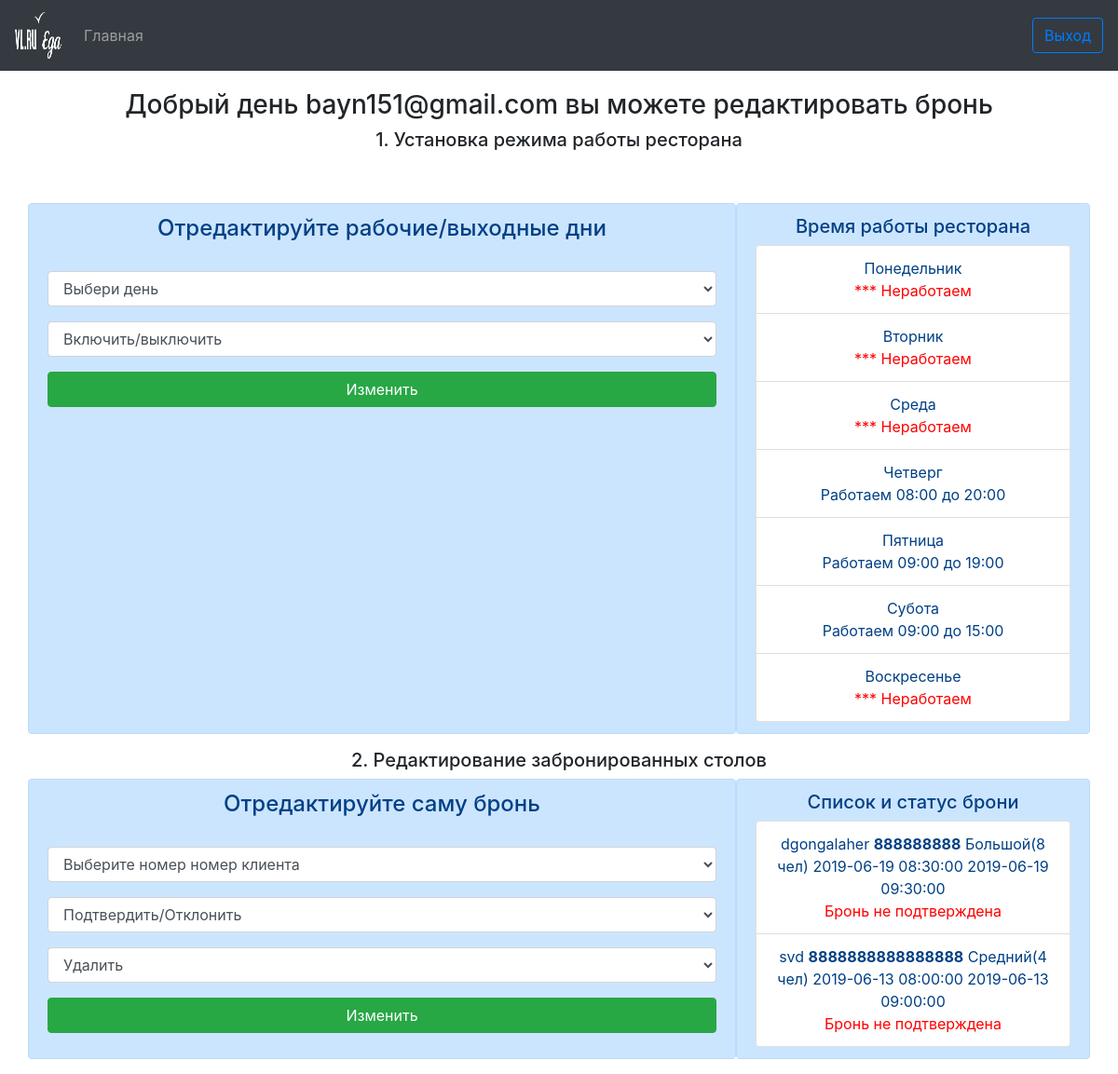
Screenshot of /admin (signed in) with the database file from the repository.
### tables this page shows
CREATE TABLE `os_days` (
  `id_day` int(2) NOT NULL,
  `name_day` varchar(20) DEFAULT NULL,
  `status_day` int(1) DEFAULT NULL,
  `startwork_day` time DEFAULT NULL,
  `endwork_day` time DEFAULT NULL,
  `number_day` int(1) DEFAULT NULL
);

CREATE TABLE `os_order` (
  `id_table` int(6) UNSIGNED NOT NULL,
  `name` varchar(30) DEFAULT NULL,
  `tel` varchar(20) DEFAULT NULL,
  `stol` varchar(50) DEFAULT NULL,
  `time_order` timestamp NULL DEFAULT CURRENT_TIMESTAMP,
  `data_order` varchar(255) NOT NULL,
  `data_time` varchar(255) NOT NULL,
  `period` varchar(255) DEFAULT NULL,
  `data_minutes` varchar(255) DEFAULT NULL,
  `start_order` datetime NOT NULL,
  `end_order` datetime DEFAULT NULL,
  `status_order` int(250) NOT NULL
);

### config/routes.php (called while the page is built)
<?php
return [
    'chord' => 'chord/index',
    'chdate' => 'chdate/index',
    'regist' => 'regist/registr',
    'singin' => 'regist/login',
    'admin'                   => 'admin/index',
    'order'                   => 'order/index',
    'error'                   => 'error/index',
    'spasibo'                 => 'spasibo/index',
    '([0-9a-z]+).([0-9a-z]+)' => 'index/index',
    '([0-9a-z]+)'             => 'index/index',
    ''                        => 'index/index',
];

### controllers/AdminController.php (called while the page is built)
<?php
class AdminController
{
    public function actionIndex()
    {
        $userId = Registr::checkLogged();
        $user = Registr::getUserById($userId);
        require_once(ROOT . '/views/admin.php');
        return true;
    }
}

### index.php (called while the page is built, shortened)
<?php
$router = new Router();
$router->run();

### models/Registr.php (called while the page is built, shortened)
<?php
class Registr
{
    public static function getUserById($id)
    {
        if ($id) {
            $db = Db::getConection();
            $sql = 'SELECT * FROM admins WHERE id = :id';
            $result = $db->prepare($sql);
            $result->bindParam(':id', $id, PDO::PARAM_INT);
            $result->setFetchMode(PDO::FETCH_ASSOC);
            $result->execute();
            return $result->fetch();
        }
    }
}

### models/Days.php (called while the page is built, shortened)
<?php
class Days
{
    public static function getDays()
    {
        $bd = Db::getConection();
        $sql = 'SELECT * FROM  os_days';
        $checkOrder = $bd->prepare($sql);
        $checkOrder->execute();
        $resultCheck = $checkOrder->fetchAll();
        return $resultCheck;
    }
}

### models/Chord.php (called while the page is built, shortened)
<?php
class Chord
{
    public static function getorders()
    {
        $bd = Db::getConection();
        $sql = 'SELECT `name`, `tel`, `stol`, `start_order`, `end_order`, `status_order` FROM `os_order` ';
        $result = $bd->prepare($sql);
        $result->execute();
        $resCheck = $result->fetchAll();
        return $resCheck;
    }
}

### views/admin.php (the view, shortened to what this page needs)
    <!doctype html>
    <html lang="en">
    <head>
        <link rel="stylesheet" href="https://stackpath.bootstrapcdn.com/bootstrap/4.3.1/css/bootstrap.min.css"
>
        <link rel="stylesheet" type="text/css" href="template/css/admin.css"/>
    </head>
<body>
<nav class="navbar fixed-top navbar-expand-lg navbar navbar-dark bg-dark">
    <a class="navbar-brand" href="#">
        <img src="template/images/logo-vl-eda@2x.png" width="50" height="50" class="d-inline-block align-top"
             alt="">
    </a>
    <div class="collapse navbar-collapse" id="navbarSupportedContent">
        <ul class="navbar-nav mr-auto">
            <li class="nav-item ">
                <a class="nav-link" href="/">Главная<span class="sr-only">(current)</span></a>
            </li>
        </ul>
        <button class="btn btn-outline-primary my-2 my-sm-0"><a href='/' target="_blank">Выход</a>
        </button>
    </div>
</nav>
<br/><br/><br/><br/>
<center>
    <h3>Добрый день <?= $user['email']; ?> вы можете редактировать бронь<h3/>
</center>
<div class="container">
    <div class="row justify-content-center">
        <div class="col">
            <h5> 1. Установка режима работы ресторана</h5>
        </div>
    </div>
</div>
<br>
<br>
<div class="container" id="foform">
    <div class="row justify-content-center">
        <div class="alert alert-primary col-12 col-lg-8">
            <h4> Отредактируйте рабочие/выходные дни</h4><br>
            <form id="form" method="post" action="chdate">
                <div class="form-row">
                    <div class="form-group col-12">
                        <select id="days" name="name_day" class="form-control">
                            <option selected>Выбери день</option>
                        </select>
                    </div>
                </div>
                <div class="form-row">
                    <div class="form-group col-12">
                        <select id="status" name="status_day" class="form-control">
                            <option selected>Включить/выключить</option>
                        </select>
                    </div>
                </div>
                <div class="row">
                    <div class="col-12">
                        <input id="send" type="submit" name="submit" class="btn btn-success btn-block"
                               value="Изменить"/>
                    </div>
                </div>
            </form>
        </div>
        <div class="alert alert-primary col-12 col-lg-4">
            <h5>Время работы ресторана</h5>
            <ul class="list-group">
                <?php
                $arrD = Days::getDays();
                foreach ($arrD as $listD) { ?>
                    <li class="list-group-item"><?php echo $listD['name_day'] . '<br>';
                        if ($listD['status_day']) {
                            echo 'Работаем ' . substr($listD['startwork_day'], 0, 5) . ' до ' . substr($listD['endwork_day'], 0, 5);
                        } else echo ' <font  color="red" >*** Неработаем</font>'; ?>
                    </li>
                <?php } ?>
            </ul>
        </div>
    </div>
</div>
<div class="container">
    <div class="row justify-content-center">
        <div class="col">
            <h5> 2. Редактирование  забронированных столов</h5>
        </div>
    </div>
</div>
<div class="container" id="foform">
    <div class="row justify-content-center">
        <div class="alert alert-primary col-12 col-lg-8">
            <h4> Отредактируйте саму бронь</h4><br>
            <form id="form" method="post" action="chord">
                <div class="form-row">
                    <div class="form-group col-12">
                        <select id="days" name="tel" class="form-control">
                            <option selected>Выберите  номер номер клиента</option>
                            <?php
                            $arrord=Chord::getorders();
                            ?>
                        </select>
                    </div>
                </div>
                <div class="form-row">
                    <div class="form-group col-12">
                        <select id="status" name="status_order" class="form-control">
                            <option selected>Подтвердить/Отклонить</option>
                        </select>
                    </div>
                </div>
                <div class="form-row">
                    <div class="form-group col-12">
                        <select id="status" name="delet" class="form-control">
                            <option selected>Удалить</option>
                        </select>
                    </div>
                </div>
                <div class="row">
                    <div class="col-12">
                        <input id="send" type="submit" name="submit" class="btn btn-success btn-block"
                               value="Изменить"/>
                    </div>
                </div>
            </form>
        </div>
        <div class="alert alert-primary col-12 col-lg-4">
            <h5> Список и статус брони</h5>
            <ul class="list-group">
                <?php
                $arrord=Chord::getorders();
                foreach ($arrord as $order){ ?>
                    <li class="list-group-item"><?php echo   $order['name'],''.' '.'<b>'.$order['tel'].'</b>',' ' ,$order['stol'],' ' ,$order['start_order'],' ',$order['end_order'].'<br>';
                        if ($order['status_order']) {
                            echo 'Забронирован';}
                        else echo ' <font  color="red" >Бронь не подтверждена</font>'; ?>
                    </li>
                <?php } ?>
            </ul>
        </div>
    </div>
</div>
<?php include("template/footer.php"); ?>

### components/Router.php (shortened to what this page needs)
<?php
class Router
{
    private $routes;
    public function __construct()
    {
        $routerPath = ROOT . '/config/routes.php';
        $this->routes = include($routerPath);
    }
    private function gerUrl()
    {
        if (!empty($_SERVER['REQUEST_URI'])) {
            return trim($_SERVER['REQUEST_URI'], '/');
        }
    }
    public function run()
    {
        $uri = $this->gerUrl();
        foreach ($this->routes as $uriPattern => $path) {
            if (preg_match("~$uriPattern~", $uri)) {
                $integralRoute = preg_replace("~$uriPattern~", $path, $uri);
                $segments = explode('/', $integralRoute);
                $controllerName = array_shift($segments) . 'Controller';
                $actionName = 'action' . ucfirst(array_shift($segments));
                $parametrs = $segments;
               $controlerObject = new  $controllerName;
               $result = call_user_func_array(array($controlerObject, $actionName),$parametrs);
                if($result != null){
                    break;
                }
            }
        }
    }
}

### template/footer.php (shortened to what this page needs)
</body>
</body>
</html>

### template/css/admin.css (style rules this page uses)
.container { text-align:center; }

### rows the page displays
os_days: name_day "Понедельник", status_day "*** Неработаем"
os_days: name_day "Вторник", status_day "*** Неработаем"
os_days: name_day "Среда", status_day "*** Неработаем"
os_days: name_day "Четверг", startwork_day "08:00", endwork_day "20:00"
os_days: name_day "Пятница", startwork_day "09:00", endwork_day "19:00"
os_days: name_day "Субота", startwork_day "09:00", endwork_day "15:00"
os_days: name_day "Воскресенье", status_day "*** Неработаем"
os_order: name "dgongalaher", tel "888888888", stol "Большой(8 чел)", start_order "2019-06-19 08:30:00", end_order "2019-06-19 09:30:00", status_order "Бронь не подтверждена"
os_order: name "svd", tel "8888888888888888", stol "Средний(4 чел)", start_order "2019-06-13 08:00:00", end_order "2019-06-13 09:00:00", status_order "Бронь не подтверждена"

### other values shown
$user['email'] "bayn151@gmail.com"
